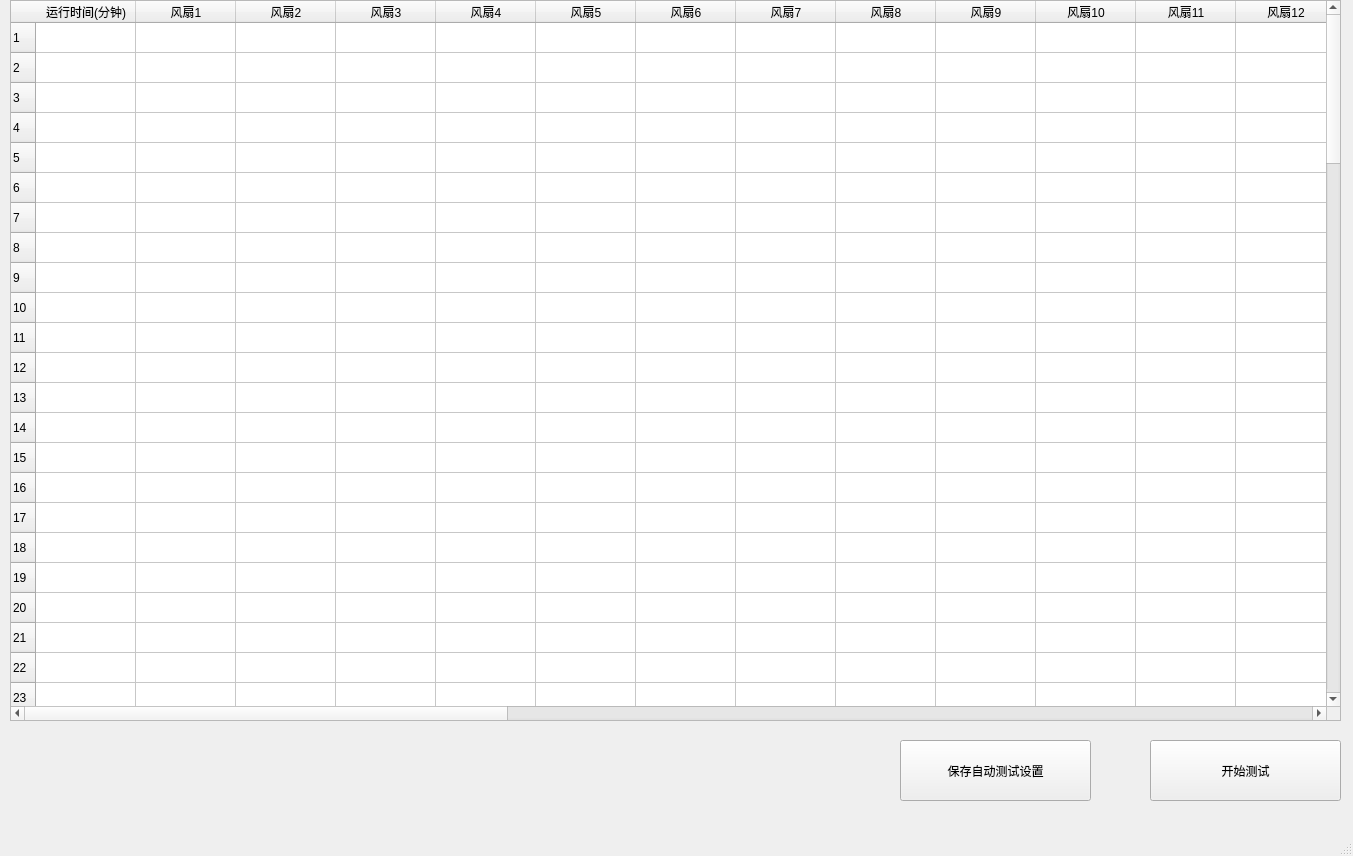
<?xml version="1.0" encoding="UTF-8"?>
<ui version="4.0">
 <class>MainWindowSelfTest</class>
 <widget class="QMainWindow" name="MainWindowSelfTest">
  <property name="windowModality">
   <enum>Qt::WindowModal</enum>
  </property>
  <property name="geometry">
   <rect>
    <x>0</x>
    <y>0</y>
    <width>1353</width>
    <height>856</height>
   </rect>
  </property>
  <property name="windowTitle">
   <string>MainWindow</string>
  </property>
  <widget class="QWidget" name="centralwidget">
   <widget class="QTableWidget" name="tableWidget">
    <property name="geometry">
     <rect>
      <x>10</x>
      <y>0</y>
      <width>1331</width>
      <height>721</height>
     </rect>
    </property>
    <property name="acceptDrops">
     <bool>true</bool>
    </property>
    <property name="autoFillBackground">
     <bool>true</bool>
    </property>
    <property name="sortingEnabled">
     <bool>true</bool>
    </property>
    <property name="rowCount">
     <number>100</number>
    </property>
    <row>
     <property name="text">
      <string>1</string>
     </property>
    </row>
    <row>
     <property name="text">
      <string>2</string>
     </property>
    </row>
    <row>
     <property name="text">
      <string>3</string>
     </property>
    </row>
    <row>
     <property name="text">
      <string>4</string>
     </property>
    </row>
    <row>
     <property name="text">
      <string>5</string>
     </property>
    </row>
    <row>
     <property name="text">
      <string>6</string>
     </property>
    </row>
    <row>
     <property name="text">
      <string>7</string>
     </property>
    </row>
    <row>
     <property name="text">
      <string>8</string>
     </property>
    </row>
    <row>
     <property name="text">
      <string>9</string>
     </property>
    </row>
    <row>
     <property name="text">
      <string>10</string>
     </property>
    </row>
    <row>
     <property name="text">
      <string>11</string>
     </property>
    </row>
    <row>
     <property name="text">
      <string>12</string>
     </property>
    </row>
    <row>
     <property name="text">
      <string>13</string>
     </property>
    </row>
    <row>
     <property name="text">
      <string>14</string>
     </property>
    </row>
    <row>
     <property name="text">
      <string>15</string>
     </property>
    </row>
    <row>
     <property name="text">
      <string>16</string>
     </property>
    </row>
    <row>
     <property name="text">
      <string>17</string>
     </property>
    </row>
    <row>
     <property name="text">
      <string>18</string>
     </property>
    </row>
    <row>
     <property name="text">
      <string>19</string>
     </property>
    </row>
    <row>
     <property name="text">
      <string>20</string>
     </property>
    </row>
    <row>
     <property name="text">
      <string>21</string>
     </property>
    </row>
    <row>
     <property name="text">
      <string>22</string>
     </property>
    </row>
    <row>
     <property name="text">
      <string>23</string>
     </property>
    </row>
    <row>
     <property name="text">
      <string>24</string>
     </property>
    </row>
    <row>
     <property name="text">
      <string>25</string>
     </property>
    </row>
    <row>
     <property name="text">
      <string>26</string>
     </property>
    </row>
    <row>
     <property name="text">
      <string>27</string>
     </property>
    </row>
    <row>
     <property name="text">
      <string>28</string>
     </property>
    </row>
    <row>
     <property name="text">
      <string>29</string>
     </property>
    </row>
    <row>
     <property name="text">
      <string>30</string>
     </property>
    </row>
    <row>
     <property name="text">
      <string>31</string>
     </property>
    </row>
    <row>
     <property name="text">
      <string>32</string>
     </property>
    </row>
    <row>
     <property name="text">
      <string>33</string>
     </property>
    </row>
    <row>
     <property name="text">
      <string>34</string>
     </property>
    </row>
    <row>
     <property name="text">
      <string>35</string>
     </property>
    </row>
    <row>
     <property name="text">
      <string>36</string>
     </property>
    </row>
    <row>
     <property name="text">
      <string>37</string>
     </property>
    </row>
    <row>
     <property name="text">
      <string>38</string>
     </property>
    </row>
    <row>
     <property name="text">
      <string>39</string>
     </property>
    </row>
    <row>
     <property name="text">
      <string>40</string>
     </property>
    </row>
    <row>
     <property name="text">
      <string>41</string>
     </property>
    </row>
    <row>
     <property name="text">
      <string>42</string>
     </property>
    </row>
    <row>
     <property name="text">
      <string>43</string>
     </property>
    </row>
    <row>
     <property name="text">
      <string>44</string>
     </property>
    </row>
    <row>
     <property name="text">
      <string>45</string>
     </property>
    </row>
    <row>
     <property name="text">
      <string>46</string>
     </property>
    </row>
    <row>
     <property name="text">
      <string>47</string>
     </property>
    </row>
    <row>
     <property name="text">
      <string>48</string>
     </property>
    </row>
    <row>
     <property name="text">
      <string>49</string>
     </property>
    </row>
    <row>
     <property name="text">
      <string>50</string>
     </property>
    </row>
    <row>
     <property name="text">
      <string>51</string>
     </property>
    </row>
    <row>
     <property name="text">
      <string>52</string>
     </property>
    </row>
    <row>
     <property name="text">
      <string>53</string>
     </property>
    </row>
    <row>
     <property name="text">
      <string>54</string>
     </property>
    </row>
    <row>
     <property name="text">
      <string>55</string>
     </property>
    </row>
    <row>
     <property name="text">
      <string>56</string>
     </property>
    </row>
    <row>
     <property name="text">
      <string>57</string>
     </property>
    </row>
    <row>
     <property name="text">
      <string>58</string>
     </property>
    </row>
    <row>
     <property name="text">
      <string>59</string>
     </property>
    </row>
    <row>
     <property name="text">
      <string>60</string>
     </property>
    </row>
    <row>
     <property name="text">
      <string>61</string>
     </property>
    </row>
    <row>
     <property name="text">
      <string>62</string>
     </property>
    </row>
    <row>
     <property name="text">
      <string>63</string>
     </property>
    </row>
    <row>
     <property name="text">
      <string>64</string>
     </property>
    </row>
    <row>
     <property name="text">
      <string>65</string>
     </property>
    </row>
    <row>
     <property name="text">
      <string>66</string>
     </property>
    </row>
    <row>
     <property name="text">
      <string>67</string>
     </property>
    </row>
    <row>
     <property name="text">
      <string>68</string>
     </property>
    </row>
    <row>
     <property name="text">
      <string>69</string>
     </property>
    </row>
    <row>
     <property name="text">
      <string>70</string>
     </property>
    </row>
    <row>
     <property name="text">
      <string>71</string>
     </property>
    </row>
    <row>
     <property name="text">
      <string>72</string>
     </property>
    </row>
    <row>
     <property name="text">
      <string>73</string>
     </property>
    </row>
    <row>
     <property name="text">
      <string>74</string>
     </property>
    </row>
    <row>
     <property name="text">
      <string>75</string>
     </property>
    </row>
    <row>
     <property name="text">
      <string>76</string>
     </property>
    </row>
    <row>
     <property name="text">
      <string>77</string>
     </property>
    </row>
    <row>
     <property name="text">
      <string>78</string>
     </property>
    </row>
    <row>
     <property name="text">
      <string>79</string>
     </property>
    </row>
    <row>
     <property name="text">
      <string>80</string>
     </property>
    </row>
    <row>
     <property name="text">
      <string>81</string>
     </property>
    </row>
    <row>
     <property name="text">
      <string>82</string>
     </property>
    </row>
    <row>
     <property name="text">
      <string>83</string>
     </property>
    </row>
    <row>
     <property name="text">
      <string>84</string>
     </property>
    </row>
    <row>
     <property name="text">
      <string>85</string>
     </property>
    </row>
    <row>
     <property name="text">
      <string>86</string>
     </property>
    </row>
    <row>
     <property name="text">
      <string>87</string>
     </property>
    </row>
    <row>
     <property name="text">
      <string>88</string>
     </property>
    </row>
    <row>
     <property name="text">
      <string>89</string>
     </property>
    </row>
    <row>
     <property name="text">
      <string>90</string>
     </property>
    </row>
    <row>
     <property name="text">
      <string>91</string>
     </property>
    </row>
    <row>
     <property name="text">
      <string>92</string>
     </property>
    </row>
    <row>
     <property name="text">
      <string>93</string>
     </property>
    </row>
    <row>
     <property name="text">
      <string>94</string>
     </property>
    </row>
    <row>
     <property name="text">
      <string>95</string>
     </property>
    </row>
    <row>
     <property name="text">
      <string>96</string>
     </property>
    </row>
    <row>
     <property name="text">
      <string>97</string>
     </property>
    </row>
    <row>
     <property name="text">
      <string>98</string>
     </property>
    </row>
    <row>
     <property name="text">
      <string>99</string>
     </property>
    </row>
    <row>
     <property name="text">
      <string>100</string>
     </property>
    </row>
    <column>
     <property name="text">
      <string>运行时间(分钟)</string>
     </property>
    </column>
    <column>
     <property name="text">
      <string>风扇1</string>
     </property>
    </column>
    <column>
     <property name="text">
      <string>风扇2</string>
     </property>
    </column>
    <column>
     <property name="text">
      <string>风扇3</string>
     </property>
    </column>
    <column>
     <property name="text">
      <string>风扇4</string>
     </property>
    </column>
    <column>
     <property name="text">
      <string>风扇5</string>
     </property>
    </column>
    <column>
     <property name="text">
      <string>风扇6</string>
     </property>
    </column>
    <column>
     <property name="text">
      <string>风扇7</string>
     </property>
    </column>
    <column>
     <property name="text">
      <string>风扇8</string>
     </property>
    </column>
    <column>
     <property name="text">
      <string>风扇9</string>
     </property>
    </column>
    <column>
     <property name="text">
      <string>风扇10</string>
     </property>
    </column>
    <column>
     <property name="text">
      <string>风扇11</string>
     </property>
    </column>
    <column>
     <property name="text">
      <string>风扇12</string>
     </property>
    </column>
    <column>
     <property name="text">
      <string>风扇13</string>
     </property>
    </column>
    <column>
     <property name="text">
      <string>风扇14</string>
     </property>
    </column>
    <column>
     <property name="text">
      <string>风扇15</string>
     </property>
    </column>
    <column>
     <property name="text">
      <string>风扇16</string>
     </property>
    </column>
    <column>
     <property name="text">
      <string>风扇17</string>
     </property>
    </column>
    <column>
     <property name="text">
      <string>风扇18</string>
     </property>
    </column>
    <column>
     <property name="text">
      <string>风扇19</string>
     </property>
    </column>
    <column>
     <property name="text">
      <string>风扇20</string>
     </property>
    </column>
    <column>
     <property name="text">
      <string>水泵</string>
     </property>
    </column>
    <column>
     <property name="text">
      <string>TEC1</string>
     </property>
    </column>
    <column>
     <property name="text">
      <string>TEC2</string>
     </property>
    </column>
    <column>
     <property name="text">
      <string>TEC3</string>
     </property>
    </column>
    <column>
     <property name="text">
      <string>TEC4</string>
     </property>
    </column>
    <column>
     <property name="text">
      <string>TEC5</string>
     </property>
    </column>
    <column>
     <property name="text">
      <string>TEC6</string>
     </property>
    </column>
    <column>
     <property name="text">
      <string>电流1</string>
     </property>
    </column>
    <column>
     <property name="text">
      <string>电流2</string>
     </property>
    </column>
    <column>
     <property name="text">
      <string>电流3</string>
     </property>
    </column>
    <column>
     <property name="text">
      <string>电流4</string>
     </property>
    </column>
   </widget>
   <widget class="QPushButton" name="pushButton">
    <property name="geometry">
     <rect>
      <x>900</x>
      <y>740</y>
      <width>191</width>
      <height>61</height>
     </rect>
    </property>
    <property name="text">
     <string>保存自动测试设置</string>
    </property>
   </widget>
   <widget class="QPushButton" name="pushButton_2">
    <property name="geometry">
     <rect>
      <x>1150</x>
      <y>740</y>
      <width>191</width>
      <height>61</height>
     </rect>
    </property>
    <property name="text">
     <string>开始测试</string>
    </property>
   </widget>
  </widget>
  <widget class="QMenuBar" name="menubar">
   <property name="geometry">
    <rect>
     <x>0</x>
     <y>0</y>
     <width>1353</width>
     <height>23</height>
    </rect>
   </property>
  </widget>
  <widget class="QStatusBar" name="statusbar"/>
 </widget>
 <resources/>
 <connections/>
</ui>
